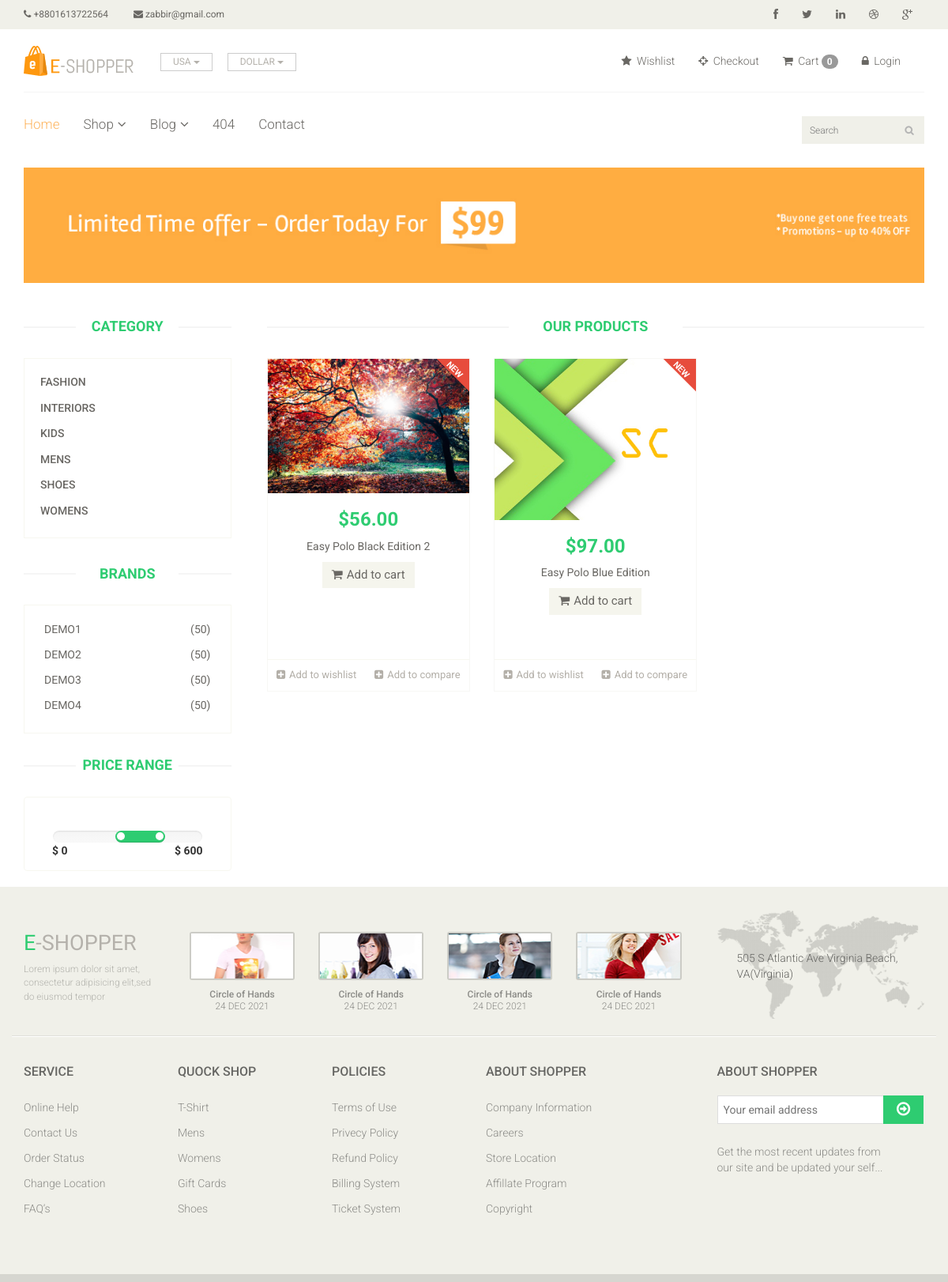
The page /shop.php on the database its author committed.
### tables this page shows
CREATE TABLE `category_table` (
  `categoryId` int(11) NOT NULL,
  `category` varchar(55) NOT NULL
);

CREATE TABLE `brand_table` (
  `brandId` int(11) NOT NULL,
  `brandName` varchar(55) NOT NULL
);

CREATE TABLE `products_table` (
  `productId` int(11) NOT NULL,
  `productName` varchar(55) NOT NULL,
  `brandId` int(11) NOT NULL,
  `categoryId` int(11) NOT NULL,
  `price` float(11,2) NOT NULL,
  `products_details` varchar(255) NOT NULL,
  `image` varchar(55) NOT NULL,
  `productCode` varchar(55) NOT NULL,
  `type` int(11) NOT NULL,
  `postTime` datetime NOT NULL DEFAULT current_timestamp() ON UPDATE current_timestamp(),
  `author` varchar(55) NOT NULL
);

### libs/Database.php (called while the page is built, shortened)
<?php
class Database{
    public $host   = DB_HOST;
    public $user   = DB_USER;
    public $pass   = DB_PASS;
    public $dbname = DB_NAME;
    public $link;
    public function dbConnect(){
        $this->link = new mysqli($this->host, $this->user, $this->pass, $this->dbname);
    }
    public function readData($query){
        $result = $this->link->query($query) or die($this->link->error.__LINE__);
        if($result->num_rows > 0){
            return $result;
        }
        else {
            return false;
        }
    }
}
?>

### libs/Category.php (called while the page is built, shortened)
<?php
class Category{
	private $db;
 	public function __construct(){
 		$this->db = new Database();
 	}
 	public function getAllCat(){
 		$query = "SELECT * FROM category_table ORDER BY category ASC";
 		$result = $this->db->readData($query);
 		return $result;
 	}
}
?>

### libs/Brand.php (called while the page is built, shortened)
<?php
class Brand{
	private $db;
 	public function __construct(){
 		$this->db = new Database();
 	}
 	public function getAllBrand(){
 		$query = "SELECT * FROM brand_table ORDER BY brandId ASC";
 		$result = $this->db->readData($query);
 		return $result;
 	}
}
?>

### libs/Products.php (called while the page is built, shortened)
<?php
class Products{
	private $db;
 	public function __construct(){
 		$this->db = new Database();
 	}
    public function getHomePageProducts(){
        $query = "SELECT * FROM products_table ORDER BY productId DESC LIMIT 6";
        $result = $this->db->readData($query);
        return $result;
    }
}
?>

### shop.php (the view, shortened to what this page needs)
<?php include "include/header.php" ?>
	<section id="advertisement">
		<div class="container">
			<img src="images/shop/advertisement.jpg" alt="" />
		</div>
	</section>
	<section>
		<div class="container">
			<div class="row">
				<div class="col-sm-3">
					<?php include "include/sidebar.php" ?>
				</div>
				<div class="col-sm-9 padding-right">
					<div class="features_items">
						<h2 class="title text-center">Our Products</h2>
						<?php
							$getProducts = $pro->getHomePageProducts();
							if ($getProducts) {
								while ($productValue = $getProducts->fetch_assoc()) {
						?>
						<div class="col-sm-4">
							<div class="product-image-wrapper">
								<div class="single-products">
									<div class="productinfo text-center">
										<img src="admin/<?php echo $productValue['image']; ?>" alt="" />
										<h2>$<?php echo $productValue['price']; ?></h2>
										<a href="product-details.php?single_product_details=<?php echo $productValue['productId']; ?>">
											<p><?php echo $productValue['productName']; ?></p>
										</a>
										<a href="product-details.php?single_product_details=<?php echo $productValue['productId']; ?>&add-to-cart" class="btn btn-default add-to-cart"><i class="fa fa-shopping-cart"></i>Add to cart</a>
									</div>
									<div class="product-overlay">
										<div class="overlay-content">
										</div>
									</div>
									<?php if ($productValue['type'] == 0 ) {
									?>
									<img src="images/home/new.png" class="new" alt="" />
								<?php } ?>
								</div>
								<div class="choose">
									<ul class="nav nav-pills nav-justified">
										<li><a href="#"><i class="fa fa-plus-square"></i>Add to wishlist</a></li>
										<li><a href="#"><i class="fa fa-plus-square"></i>Add to compare</a></li>
									</ul>
								</div>
							</div>
						</div>
						<?php } } ?>
					</div>
				</div>
			</div>
		</div>
	</section>
<?php include "include/footer.php" ?>

### include/sidebar.php (shortened to what this page needs)
<div class="left-sidebar">
	<h2>Category</h2>
	<div class="panel-group category-products" id="accordian">
		<?php
			$getCategory = $cat->getAllCat();
			if ($getCategory) {
				while ($value = $getCategory->fetch_assoc()) {
        ?>
		<div class="panel panel-default">
			<div class="panel-heading">
				<h4 class="panel-title"><a href="productby-category.php?products_by_category=<?php echo $value['categoryId']; ?>&show_products"><?php echo $value['category']; ?></a></h4>
			</div>
		</div>
	<?php } } ?>
	</div>
	<div class="brands_products">
		<h2>Brands</h2>
		<div class="brands-name">
			<ul class="nav nav-pills nav-stacked">
				<?php
                    $showBrand = $brand->getAllBrand();
                    if ($showBrand) {
                        while ($brandValue = $showBrand->fetch_assoc()) {
                ?>
				<li><a href="productby-brand.php?products_by_brand=<?php echo $brandValue['brandId']; ?>&show_products"> <span class="pull-right">(50)</span><?php echo $brandValue['brandName']; ?></a></li>
				<?php } }else{ ?>
				<li><a href="#"> <span class="pull-right">(0)</span>No Brand</a></li>
				<?php } ?>
			</ul>
		</div>
	</div>
	<div class="price-range">
		<h2>Price Range</h2>
		<div class="well text-center">
			 <input type="text" class="span2" value="" data-slider-min="0" data-slider-max="600" data-slider-step="5" data-slider-value="[250,450]" id="sl2" ><br />
			 <b class="pull-left">$ 0</b> <b class="pull-right">$ 600</b>
		</div>
	</div>
</div>

### css/main.css (style rules this page uses)
body { font-family: 'Roboto', sans-serif; background:; position: relative; font-weight:400px; }
ul li { list-style: none; }
a { -webkit-transition: 300ms; -moz-transition: 300ms; -o-transition: 300ms; transition: 300ms; }
h1, h2, h3, h4, h5, h6 { font-family: 'Roboto', sans-serif; }
.category-products { border: 1px solid #F7F7F0; margin-bottom: 35px; padding-bottom: 20px; padding-top: 15px; }
.left-sidebar h2, .brands_products h2 { color: #2ecc71; font-family: 'Roboto', sans-serif; font-size: 18px; font-weight: 700; margin: 0 auto 30px; text-align: center; text-transform: uppercase; position: relative; z-index:3; }
.left-sidebar h2:after, h2.title:after { content: " "; position: absolute; border: 1px solid #f5f5f5; bottom:8px; left: 0; width: 100%; height: 0; z-index: -2; }
.left-sidebar h2:before { content: " "; position: absolute; background: #fff; bottom: -6px; width: 130px; height: 30px; z-index: -1; left: 50%; margin-left: -65px; }
h2.title:before { content: " "; position: absolute; background: #fff; bottom: -6px; width: 220px; height: 30px; z-index: -1; left: 50%; margin-left: -110px; }
.category-products .panel { background-color: #FFFFFF; border: 0px; border-radius: 0px; box-shadow:none; margin-bottom: 0px; }
.category-products .panel-default .panel-heading { background-color: #FFFFFF; border: 0 none; color: #FFFFFF; padding: 5px 20px; }
.category-products .panel-default .panel-heading .panel-title a { color: #696763; font-family: 'Roboto', sans-serif; font-size: 14px; text-decoration: none; text-transform: uppercase; }
.brands-name { border: 1px solid #F7F7F0; padding-bottom: 20px; padding-top: 15px; }
.brands-name .nav-stacked li a { background-color: #FFFFFF; color: #696763; font-family: 'Roboto', sans-serif; font-size: 14px; padding: 5px 25px; text-decoration: none; text-transform: uppercase; }
.price-range { margin-top:30px; }
.well { background-color: #FFFFFF; border: 1px solid #F7F7F0; border-radius: 4px; box-shadow: none; margin-bottom: 20px; min-height: 20px; padding: 35px; }
.padding-right { padding-right: 0; }
.features_items { overflow:hidden; }
h2.title { color: #2ecc71; font-family: 'Roboto', sans-serif; font-size: 18px; font-weight: 700; margin: 0 15px; text-transform: uppercase; margin-bottom: 30px; position: relative; }
.product-image-wrapper { border:1px solid #F7F7F5; overflow: hidden; margin-bottom:30px; }
.single-products { position: relative; }
.new, .sale { position: absolute; top: 0; right: 0; }
.productinfo h2 { color: #2ecc71; font-family: 'Roboto', sans-serif; font-size: 24px; font-weight: 700; }
.productinfo p { font-family: 'Roboto', sans-serif; font-size: 14px; font-weight: 400; color: #696763; }
.productinfo img { width: 100%; }
.productinfo { position:relative; height: 380px; }
.product-overlay { background:#2ecc71; top: 0; display: none; height: 0; position: absolute; transition: height 500ms ease 0s; width: 100%; display: block; opacity:; }
.product-overlay .overlay-content { bottom: 0; position: absolute; bottom: 0; text-align: center; width: 100%; }
.add-to-cart { background:#F5F5ED; border: 0 none; border-radius: 0; color: #696763; font-family: 'Roboto', sans-serif; font-size: 15px; margin-bottom: 25px; }
.add-to-cart i { margin-right:5px; }
.choose { border-top: 1px solid #F7F7F0; }
.choose ul li a { color: #B3AFA8; font-family: 'Roboto', sans-serif; font-size: 13px; padding-left: 0; padding-right: 0; }
.choose ul li a i { margin-right:5px; }
#advertisement { padding-bottom: 45px; }
#advertisement img { width: 100%; }

### rows shown on the page
category_table: category "FASHION"
category_table: category "INTERIORS"
category_table: category "KIDS"
category_table: category "MENS"
category_table: category "SHOES"
category_table: category "WOMENS"
brand_table: brandName "DEMO1"
brand_table: brandName "DEMO2"
brand_table: brandName "DEMO3"
brand_table: brandName "DEMO4"
products_table: image (picture), price "56.00", productName "Easy Polo Black Edition 2", type 0 (drawn)
products_table: image (picture), price "97.00", productName "Easy Polo Blue Edition", type 0 (drawn)
